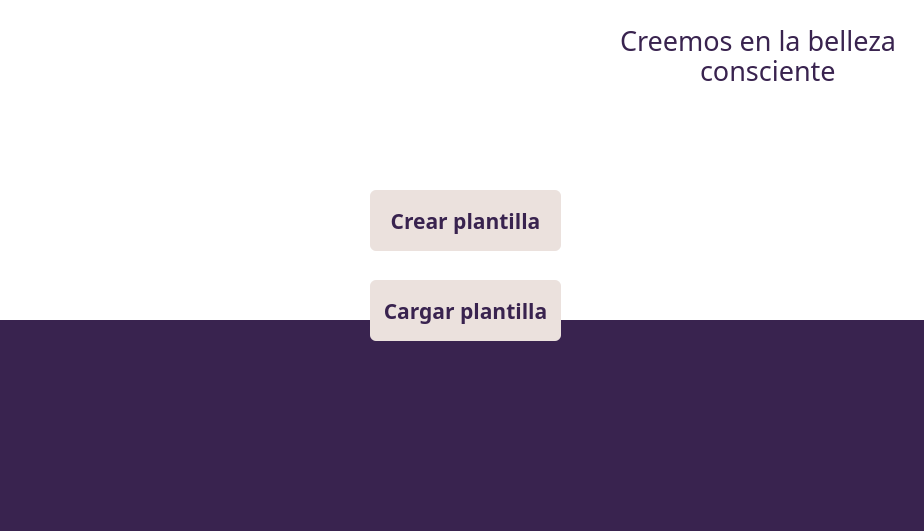
<?xml version="1.0" encoding="UTF-8"?>
<ui version="4.0">
 <class>mainWindow</class>
 <widget class="QDialog" name="mainWindow">
  <property name="geometry">
   <rect>
    <x>0</x>
    <y>0</y>
    <width>924</width>
    <height>531</height>
   </rect>
  </property>
  <property name="sizePolicy">
   <sizepolicy hsizetype="Fixed" vsizetype="Fixed">
    <horstretch>0</horstretch>
    <verstretch>0</verstretch>
   </sizepolicy>
  </property>
  <property name="minimumSize">
   <size>
    <width>924</width>
    <height>531</height>
   </size>
  </property>
  <property name="maximumSize">
   <size>
    <width>924</width>
    <height>531</height>
   </size>
  </property>
  <property name="windowTitle">
   <string>BysRot</string>
  </property>
  <property name="styleSheet">
   <string notr="true">background-color: rgb(255, 255, 255);</string>
  </property>
  <widget class="QLabel" name="label">
   <property name="geometry">
    <rect>
     <x>10</x>
     <y>10</y>
     <width>221</width>
     <height>81</height>
    </rect>
   </property>
   <property name="text">
    <string/>
   </property>
   <property name="pixmap">
    <pixmap>../media/logo-byspro.png</pixmap>
   </property>
   <property name="scaledContents">
    <bool>true</bool>
   </property>
  </widget>
  <widget class="QPushButton" name="createTemplate">
   <property name="geometry">
    <rect>
     <x>370</x>
     <y>190</y>
     <width>191</width>
     <height>61</height>
    </rect>
   </property>
   <property name="palette">
    <palette>
     <active>
      <colorrole role="WindowText">
       <brush brushstyle="SolidPattern">
        <color alpha="255">
         <red>57</red>
         <green>35</green>
         <blue>79</blue>
        </color>
       </brush>
      </colorrole>
      <colorrole role="Button">
       <brush brushstyle="SolidPattern">
        <color alpha="255">
         <red>235</red>
         <green>225</green>
         <blue>221</blue>
        </color>
       </brush>
      </colorrole>
      <colorrole role="Text">
       <brush brushstyle="SolidPattern">
        <color alpha="255">
         <red>57</red>
         <green>35</green>
         <blue>79</blue>
        </color>
       </brush>
      </colorrole>
      <colorrole role="ButtonText">
       <brush brushstyle="SolidPattern">
        <color alpha="255">
         <red>57</red>
         <green>35</green>
         <blue>79</blue>
        </color>
       </brush>
      </colorrole>
      <colorrole role="Base">
       <brush brushstyle="SolidPattern">
        <color alpha="255">
         <red>235</red>
         <green>225</green>
         <blue>221</blue>
        </color>
       </brush>
      </colorrole>
      <colorrole role="Window">
       <brush brushstyle="SolidPattern">
        <color alpha="255">
         <red>235</red>
         <green>225</green>
         <blue>221</blue>
        </color>
       </brush>
      </colorrole>
      <colorrole role="PlaceholderText">
       <brush brushstyle="SolidPattern">
        <color alpha="128">
         <red>57</red>
         <green>35</green>
         <blue>79</blue>
        </color>
       </brush>
      </colorrole>
     </active>
     <inactive>
      <colorrole role="WindowText">
       <brush brushstyle="SolidPattern">
        <color alpha="255">
         <red>57</red>
         <green>35</green>
         <blue>79</blue>
        </color>
       </brush>
      </colorrole>
      <colorrole role="Button">
       <brush brushstyle="SolidPattern">
        <color alpha="255">
         <red>235</red>
         <green>225</green>
         <blue>221</blue>
        </color>
       </brush>
      </colorrole>
      <colorrole role="Text">
       <brush brushstyle="SolidPattern">
        <color alpha="255">
         <red>57</red>
         <green>35</green>
         <blue>79</blue>
        </color>
       </brush>
      </colorrole>
      <colorrole role="ButtonText">
       <brush brushstyle="SolidPattern">
        <color alpha="255">
         <red>57</red>
         <green>35</green>
         <blue>79</blue>
        </color>
       </brush>
      </colorrole>
      <colorrole role="Base">
       <brush brushstyle="SolidPattern">
        <color alpha="255">
         <red>235</red>
         <green>225</green>
         <blue>221</blue>
        </color>
       </brush>
      </colorrole>
      <colorrole role="Window">
       <brush brushstyle="SolidPattern">
        <color alpha="255">
         <red>235</red>
         <green>225</green>
         <blue>221</blue>
        </color>
       </brush>
      </colorrole>
      <colorrole role="PlaceholderText">
       <brush brushstyle="SolidPattern">
        <color alpha="128">
         <red>57</red>
         <green>35</green>
         <blue>79</blue>
        </color>
       </brush>
      </colorrole>
     </inactive>
     <disabled>
      <colorrole role="WindowText">
       <brush brushstyle="SolidPattern">
        <color alpha="255">
         <red>57</red>
         <green>35</green>
         <blue>79</blue>
        </color>
       </brush>
      </colorrole>
      <colorrole role="Button">
       <brush brushstyle="SolidPattern">
        <color alpha="255">
         <red>235</red>
         <green>225</green>
         <blue>221</blue>
        </color>
       </brush>
      </colorrole>
      <colorrole role="Text">
       <brush brushstyle="SolidPattern">
        <color alpha="255">
         <red>57</red>
         <green>35</green>
         <blue>79</blue>
        </color>
       </brush>
      </colorrole>
      <colorrole role="ButtonText">
       <brush brushstyle="SolidPattern">
        <color alpha="255">
         <red>57</red>
         <green>35</green>
         <blue>79</blue>
        </color>
       </brush>
      </colorrole>
      <colorrole role="Base">
       <brush brushstyle="SolidPattern">
        <color alpha="255">
         <red>235</red>
         <green>225</green>
         <blue>221</blue>
        </color>
       </brush>
      </colorrole>
      <colorrole role="Window">
       <brush brushstyle="SolidPattern">
        <color alpha="255">
         <red>235</red>
         <green>225</green>
         <blue>221</blue>
        </color>
       </brush>
      </colorrole>
      <colorrole role="PlaceholderText">
       <brush brushstyle="SolidPattern">
        <color alpha="128">
         <red>57</red>
         <green>35</green>
         <blue>79</blue>
        </color>
       </brush>
      </colorrole>
     </disabled>
    </palette>
   </property>
   <property name="font">
    <font>
     <family>Arial Rounded MT</family>
     <pointsize>16</pointsize>
     <bold>true</bold>
    </font>
   </property>
   <property name="cursor">
    <cursorShape>PointingHandCursor</cursorShape>
   </property>
   <property name="styleSheet">
    <string notr="true">background-color: #ebe1dd ;
color: #39234f;
border: none;
border-radius: 6px;


</string>
   </property>
   <property name="text">
    <string>Crear plantilla</string>
   </property>
  </widget>
  <widget class="QWidget" name="widget" native="true">
   <property name="geometry">
    <rect>
     <x>0</x>
     <y>320</y>
     <width>931</width>
     <height>211</height>
    </rect>
   </property>
   <property name="layoutDirection">
    <enum>Qt::LayoutDirection::LeftToRight</enum>
   </property>
   <property name="autoFillBackground">
    <bool>false</bool>
   </property>
   <property name="styleSheet">
    <string notr="true">background-color:#39234f;</string>
   </property>
  </widget>
  <widget class="QPushButton" name="loadTemplate">
   <property name="geometry">
    <rect>
     <x>370</x>
     <y>280</y>
     <width>191</width>
     <height>61</height>
    </rect>
   </property>
   <property name="palette">
    <palette>
     <active>
      <colorrole role="WindowText">
       <brush brushstyle="SolidPattern">
        <color alpha="255">
         <red>57</red>
         <green>35</green>
         <blue>79</blue>
        </color>
       </brush>
      </colorrole>
      <colorrole role="Button">
       <brush brushstyle="SolidPattern">
        <color alpha="255">
         <red>235</red>
         <green>225</green>
         <blue>221</blue>
        </color>
       </brush>
      </colorrole>
      <colorrole role="Text">
       <brush brushstyle="SolidPattern">
        <color alpha="255">
         <red>57</red>
         <green>35</green>
         <blue>79</blue>
        </color>
       </brush>
      </colorrole>
      <colorrole role="ButtonText">
       <brush brushstyle="SolidPattern">
        <color alpha="255">
         <red>57</red>
         <green>35</green>
         <blue>79</blue>
        </color>
       </brush>
      </colorrole>
      <colorrole role="Base">
       <brush brushstyle="SolidPattern">
        <color alpha="255">
         <red>235</red>
         <green>225</green>
         <blue>221</blue>
        </color>
       </brush>
      </colorrole>
      <colorrole role="Window">
       <brush brushstyle="SolidPattern">
        <color alpha="255">
         <red>235</red>
         <green>225</green>
         <blue>221</blue>
        </color>
       </brush>
      </colorrole>
      <colorrole role="PlaceholderText">
       <brush brushstyle="SolidPattern">
        <color alpha="128">
         <red>57</red>
         <green>35</green>
         <blue>79</blue>
        </color>
       </brush>
      </colorrole>
     </active>
     <inactive>
      <colorrole role="WindowText">
       <brush brushstyle="SolidPattern">
        <color alpha="255">
         <red>57</red>
         <green>35</green>
         <blue>79</blue>
        </color>
       </brush>
      </colorrole>
      <colorrole role="Button">
       <brush brushstyle="SolidPattern">
        <color alpha="255">
         <red>235</red>
         <green>225</green>
         <blue>221</blue>
        </color>
       </brush>
      </colorrole>
      <colorrole role="Text">
       <brush brushstyle="SolidPattern">
        <color alpha="255">
         <red>57</red>
         <green>35</green>
         <blue>79</blue>
        </color>
       </brush>
      </colorrole>
      <colorrole role="ButtonText">
       <brush brushstyle="SolidPattern">
        <color alpha="255">
         <red>57</red>
         <green>35</green>
         <blue>79</blue>
        </color>
       </brush>
      </colorrole>
      <colorrole role="Base">
       <brush brushstyle="SolidPattern">
        <color alpha="255">
         <red>235</red>
         <green>225</green>
         <blue>221</blue>
        </color>
       </brush>
      </colorrole>
      <colorrole role="Window">
       <brush brushstyle="SolidPattern">
        <color alpha="255">
         <red>235</red>
         <green>225</green>
         <blue>221</blue>
        </color>
       </brush>
      </colorrole>
      <colorrole role="PlaceholderText">
       <brush brushstyle="SolidPattern">
        <color alpha="128">
         <red>57</red>
         <green>35</green>
         <blue>79</blue>
        </color>
       </brush>
      </colorrole>
     </inactive>
     <disabled>
      <colorrole role="WindowText">
       <brush brushstyle="SolidPattern">
        <color alpha="255">
         <red>57</red>
         <green>35</green>
         <blue>79</blue>
        </color>
       </brush>
      </colorrole>
      <colorrole role="Button">
       <brush brushstyle="SolidPattern">
        <color alpha="255">
         <red>235</red>
         <green>225</green>
         <blue>221</blue>
        </color>
       </brush>
      </colorrole>
      <colorrole role="Text">
       <brush brushstyle="SolidPattern">
        <color alpha="255">
         <red>57</red>
         <green>35</green>
         <blue>79</blue>
        </color>
       </brush>
      </colorrole>
      <colorrole role="ButtonText">
       <brush brushstyle="SolidPattern">
        <color alpha="255">
         <red>57</red>
         <green>35</green>
         <blue>79</blue>
        </color>
       </brush>
      </colorrole>
      <colorrole role="Base">
       <brush brushstyle="SolidPattern">
        <color alpha="255">
         <red>235</red>
         <green>225</green>
         <blue>221</blue>
        </color>
       </brush>
      </colorrole>
      <colorrole role="Window">
       <brush brushstyle="SolidPattern">
        <color alpha="255">
         <red>235</red>
         <green>225</green>
         <blue>221</blue>
        </color>
       </brush>
      </colorrole>
      <colorrole role="PlaceholderText">
       <brush brushstyle="SolidPattern">
        <color alpha="128">
         <red>57</red>
         <green>35</green>
         <blue>79</blue>
        </color>
       </brush>
      </colorrole>
     </disabled>
    </palette>
   </property>
   <property name="font">
    <font>
     <family>Arial Rounded MT</family>
     <pointsize>16</pointsize>
     <bold>true</bold>
    </font>
   </property>
   <property name="cursor">
    <cursorShape>PointingHandCursor</cursorShape>
   </property>
   <property name="mouseTracking">
    <bool>false</bool>
   </property>
   <property name="styleSheet">
    <string notr="true">background-color: #ebe1dd;
color: #39234f;
border: none;
border-radius: 6px;</string>
   </property>
   <property name="text">
    <string>Cargar plantilla</string>
   </property>
  </widget>
  <widget class="QLabel" name="label_2">
   <property name="geometry">
    <rect>
     <x>620</x>
     <y>20</y>
     <width>301</width>
     <height>41</height>
    </rect>
   </property>
   <property name="font">
    <font>
     <family>Arial Rounded MT</family>
     <pointsize>20</pointsize>
    </font>
   </property>
   <property name="styleSheet">
    <string notr="true">background-color: transparent;
color: #39234f;</string>
   </property>
   <property name="text">
    <string>Creemos en la belleza </string>
   </property>
  </widget>
  <widget class="QLabel" name="label_3">
   <property name="geometry">
    <rect>
     <x>700</x>
     <y>50</y>
     <width>151</width>
     <height>41</height>
    </rect>
   </property>
   <property name="font">
    <font>
     <family>Arial Rounded MT</family>
     <pointsize>20</pointsize>
    </font>
   </property>
   <property name="styleSheet">
    <string notr="true">background-color: transparent;
color: #39234f;</string>
   </property>
   <property name="text">
    <string>consciente</string>
   </property>
  </widget>
 </widget>
 <resources>
  <include location="../../media/imagene.qrc"/>
 </resources>
 <connections/>
</ui>
